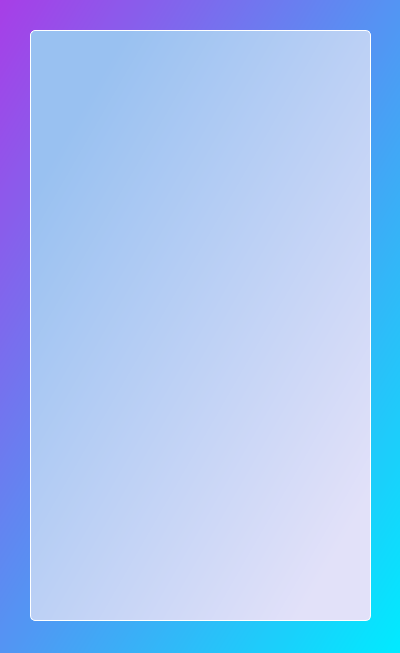
<?xml version="1.0" encoding="UTF-8"?>
<ui version="4.0">
 <class>Friends</class>
 <widget class="QDialog" name="Friends">
  <property name="geometry">
   <rect>
    <x>0</x>
    <y>0</y>
    <width>400</width>
    <height>653</height>
   </rect>
  </property>
  <property name="windowTitle">
   <string>Dialog</string>
  </property>
  <property name="styleSheet">
   <string notr="true">background-color: qlineargradient(spread:pad, x1:0, y1:0, x2:1, y2:1, stop:0 rgba(167, 62, 231, 255), stop:1 rgba(0, 235, 255, 255));
</string>
  </property>
  <widget class="QListWidget" name="listWidget">
   <property name="geometry">
    <rect>
     <x>30</x>
     <y>30</y>
     <width>341</width>
     <height>591</height>
    </rect>
   </property>
   <property name="styleSheet">
    <string notr="true">border: 1px solid #ffffff;
border-radius: 5px;
background-color: qlineargradient(spread:pad, x1:0, y1:0, x2:1, y2:1, stop:0.140704 rgba(153, 193, 241, 255), stop:0.894472 rgba(226, 225, 249, 255));</string>
   </property>
  </widget>
 </widget>
 <resources/>
 <connections/>
</ui>
